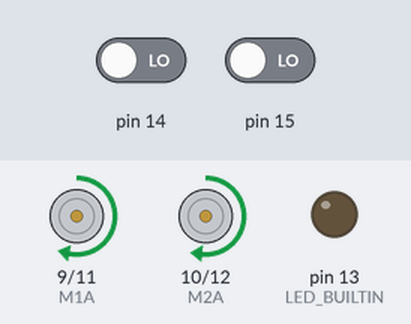
Simulated run of this sketch. Board: Arduino Uno, built with avr-gcc and run on an emulated ATmega328P. On the bench: motor-driver pin pairs drawn as motors (green arrow = first pin HIGH = forward, orange = second pin HIGH = backward, longer = more drive), output pins drawn as LEDs (lit = HIGH). Inputs (shaded band) come from the test bench; at power-on: pin 14 LOW, pin 15 LOW.

Above: at 11.7 s.
11.8 s: pin 14 driven HIGH
At 13.0 s:
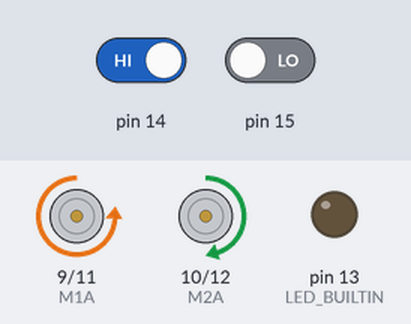
13.3 s: pin 14 driven LOW
At 13.9 s:
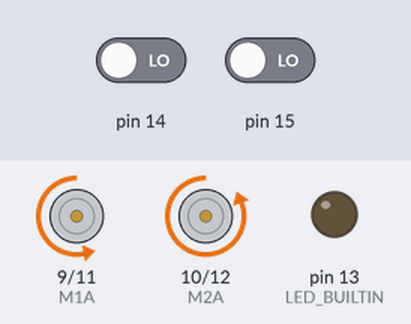
14.8 s: pin 15 driven HIGH
At 16.0 s:
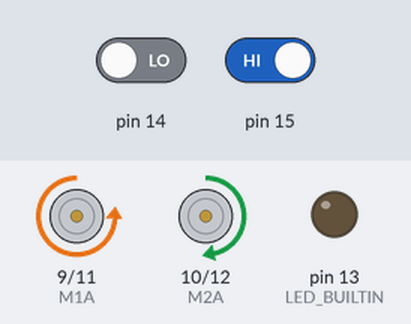
16.3 s: pin 15 driven LOW
At 16.7 s:
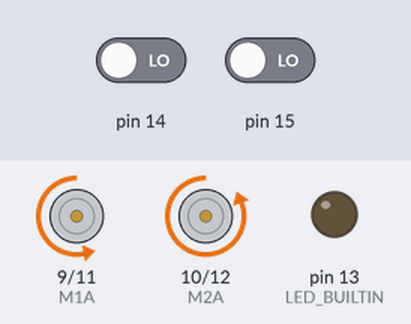
Timing chart, 0 to 18.8 s (numbered marks = the images above; inputs shaded):
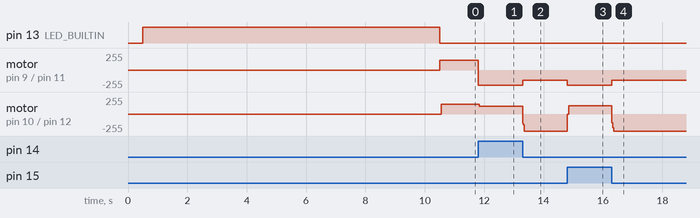

Measured:
- after the input at 11.8 s, motor on pin 9 (M1A) / pin 11 (M1B): forward 150/255 → backward 230/255 at once; motor on pin 10 (M2A) / pin 12 (M2B): forward 144/255 → forward 120/255 at once
- after the input at 13.3 s, motor on pin 9 (M1A) / pin 11 (M1B): backward 230/255 → backward 150/255 at once; motor on pin 10 (M2A) / pin 12 (M2B): forward 120/255 → backward 255/255 at once
- after the input at 14.8 s, motor on pin 9 (M1A) / pin 11 (M1B): backward 150/255 → backward 230/255 at once; motor on pin 10 (M2A) / pin 12 (M2B): backward 255/255 → forward 125/255 at once
- after the input at 16.3 s, motor on pin 9 (M1A) / pin 11 (M1B): backward 230/255 → backward 150/255 at once; motor on pin 10 (M2A) / pin 12 (M2B): forward 125/255 → backward 255/255 at once

The sketch:

QTR8RC_PIDFollow.ino
```cpp
#include <QTRSensors.h>

//pins for motor control
#define M1A 9 //M1A is connected to Arduino pin 9
#define M1B 11 //M1B is connected to Arduio pin 11
#define M2A 10 //M2A is connected to Arduino pin 10
#define M2B 12 //M2B is connected to Arduino pin 12
//M1A and M1B for right motor
//M2A and M2B for left motor

//variables for output to motors
int rightOutputA = 0; //start braking
int rightOutputB = 0; //start braking
int leftOutputA = 0; //start braking
int leftOutputB = 0; //start braking

//Max speed of motors for robot
const int maxSpeed = 230; //value in range 0-255, ensure high enough to complete course in 10 seconds

// PD Properties
const double Kp = 0.0657; //proportional term, maxspeed/3500 gives max motor speed when error is maximum
const double Kd = 0.657; //derivative term, initial value of 10*Kp
int lastError = 0; //hold the last error for implementing the derivative term
const int goal = 3500; //goal is for sensor array to be positioned with the middle on the line
int adjustment; //holds motor adjustment

//line following sensor parameters
QTRSensors qtr;
const uint8_t SensorCount = 8;
uint16_t sensorValues[SensorCount];


void setup()
{
  //Serial.begin(9600); //open serial monitor
  //Serial.print("Kp: "); Serial.println(Kp);
  //Serial.print("Kd: "); Serial.println(Kd);

  //Motor control pins as outputs
  pinMode(M1A, OUTPUT);
  pinMode(M1B, OUTPUT);
  pinMode(M2A, OUTPUT);
  pinMode(M2B, OUTPUT);

  // configure the line sensor
  qtr.setTypeRC();
  qtr.setSensorPins((const uint8_t[]){33, 34, 35, 36, 37, 38, 39, 40}, SensorCount);
  //qtr.setEmitterPin(2);

  calibrateLineSensor(); //calls custom function to calibrate the line sensor to the environment
}


void loop()
{
  //read position of sensor array over line. 3500 means right in the middle.
  uint16_t position1 = qtr.readLineBlack(sensorValues);

  // calculate how far off the sensor array position is from the goal of 3500
  int error = goal - position1;

  //Serial.print("Error"); Serial.println(error); //check error for debugging

  //calculate motor adjustment required using PD terms
  adjustment = Kp*error + Kd*(error - lastError);

  //Serial.print("\n Adjustment"); Serial.println(adjustment); //check adjustment for debugging

  //store error for the next iteration
  lastError = error;

  //adjust motor outputs
  rightOutputA = 0;
  rightOutputB = constrain(maxSpeed - adjustment, 0, maxSpeed); //constrain ensures after adjustment is added value stays on range 0-maxSpeed
  leftOutputA = constrain(maxSpeed + adjustment, 0, maxSpeed); //IF ROBOT PUSHES AWAY FROM LINE, SWITCH + AND - HERE
  leftOutputB = 0;

  // /* NEW CODE
  //IF FULLY OFF LINE, PIVOT ON SPOT TO FIND IT AGAIN
  if(position1==0) //if veering off line to left
  {
    //left wheel forward, right wheel reverse
    rightOutputA = 150;
    rightOutputB = 0;
    leftOutputA = 150;
    leftOutputB = 0;
  }

  if(position1==7000) //if veering off line to right
  {
    //left wheel reverse, right wheel forward
    rightOutputA = 0;
    rightOutputB = 150;
    leftOutputA = 0;
    leftOutputB = 150;
  }

  // */


  //Serial.print("\n Right"); Serial.println(rightOutputB);
  //Serial.print("\n Left"); Serial.println(leftOutputA);

  //output to motors
  analogWrite(M1A,rightOutputA);
  analogWrite(M1B,rightOutputB);
  analogWrite(M2A,leftOutputA);
  analogWrite(M2B,leftOutputB);
}


// FUNCTIONS -----------------------------------------------------------------------------------------------------

void calibrateLineSensor() //function which carries out calibration process for line sensor
{
  delay(500);
  pinMode(LED_BUILTIN, OUTPUT);
  digitalWrite(LED_BUILTIN, HIGH); // turn on Arduino's LED to indicate we are in calibration mode

  // 2.5 ms RC read timeout (default) * 10 reads per calibrate() call
  // = ~25 ms per calibrate() call.
  // Call calibrate() 400 times to make calibration take about 10 seconds.
  for (uint16_t i = 0; i < 400; i++)
  {
    qtr.calibrate();
  }
  digitalWrite(LED_BUILTIN, LOW); // turn off Arduino's LED to indicate we are through with calibration

  //UNCOMMENT TO SEE RESULTS OF CALIBRATION IN SERIAL MONITOR
  /*
  // print the calibration minimum values measured when emitters were on
  Serial.begin(9600);
  for (uint8_t i = 0; i < SensorCount; i++)
  {
    Serial.print(qtr.calibrationOn.minimum[i]);
    Serial.print(' ');
  }
  Serial.println();

  // print the calibration maximum values measured when emitters were on
  for (uint8_t i = 0; i < SensorCount; i++)
  {
    Serial.print(qtr.calibrationOn.maximum[i]);
    Serial.print(' ');
  }
  Serial.println();
  Serial.println();
  delay(1000);
  */

}

//--------------------------------------------------------------------------------------------------------------------------------------------------------
```
